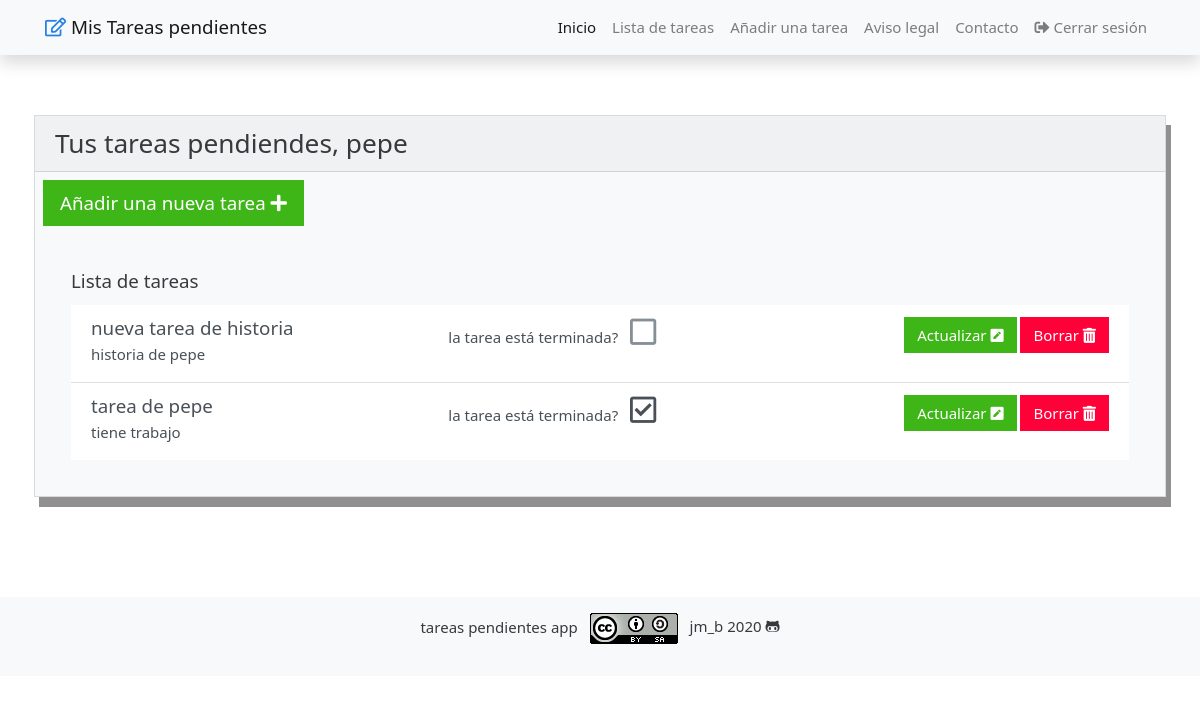
Page /tareas/lista/ (signed in) on the committed database.
### tareas/models.py (models this page shows, shortened)
class Usuario(AbstractUser):
    usuario_id = models.AutoField(primary_key=True)

class Tareas(models.Model):
    objects = None
    nombre = models.CharField(max_length=100)
    descripcion = models.TextField(max_length=300)
    terminado = models.BooleanField(default=False, null=True)
    f_creado = models.DateField(auto_now_add=False, auto_now=False, blank=True, null=True)
    f_entregado = models.DateField(auto_now_add=False, auto_now=False, blank=True, null=True)
    f_final = models.DateField(auto_now_add=False, auto_now=False, blank=True, null=True)
    tipo_tarea = models.ManyToManyField(TipoTarea, help_text="escoger un tipo de tarea")
    asignatura = models.ManyToManyField(Asignatura, help_text="escoger una asignatura")
    usuario = models.ForeignKey(settings.AUTH_USER_MODEL, on_delete=models.SET_DEFAULT, default=0)

### tareas/views.py (the view)
# urls.py: path('lista/', views.lista_tareas, name='lista_tareas'),
@login_required(login_url='login')
def lista_tareas(request):
    form = TaskForm()
    usuario = request.user
    _tareas = Tareas.objects.filter(usuario_id=usuario.usuario_id)
    return render(request, "tareas.html",  {"task_form": form, "tareas": _tareas})

### tareas/templates/tareas.html (shortened to what this page needs)
{% extends 'base.html' %}
{% block navbar %}
  {% include 'partials/navbar.html' %}
{% endblock navbar %}
{% block content %}
{% if tareas %}
  <div class="card mb-5 bg-light">
    <h3 class="card-header">Tus tareas pendiendes, {{request.user.username}}</h3>
    <span class="m-2 ">
      <a  href="{% url 'add_tarea' %}" class="btn btn-lg btn-success text-left" type="button">
        Añadir una nueva tarea
        <i class="fas fa-plus"></i>
      </a>
    </span>
    <div class="card-body m-3">
      <h5 class="card-title">Lista de tareas</h5>
      <ul class="list-group list-group-flush">
      {% for t in tareas %}
        <li class="list-group-item list-group-item-action">
          <div class="row">
            <div class="col-sm-4 ">
              <h5 class="mb-1">{{t.nombre}}</h5>
              <p class="mb-1">{{t.descripcion}}</p>
            </div>
            <div class="col-sm-4">
                 <span class="form-check-label mx-2">la tarea está terminada?</span>
                {% if t.terminado %}
                  <i class="far fa-check-square"  style="font-size: 2em; color: #212529B;"></i>
                {% else %}
                  <i class="far fa-square"  style="font-size: 2em; color: #868e96;"></i>
            </div>
            <div class="col-sm-4">
              <div class="float-right">
                <a href="{% url 'update_tarea' t.id %}" class="btn btn-success">
                  Actualizar
                  <i class="fas fa-pen-square"></i>
                </a>
                <a href="{% url 'delete_tarea' t.id %}" class="btn btn-danger">
                  Borrar
                  <i class="fas fa-trash-alt"></i>
                </a>
              </div>
            </div>
          </div>
        </li>
      </ul>
    </div>
  </div>
{% endblock content %}
{% block footer %}
  {% include 'partials/footer.html' %}
{% endblock footer %}

### tareas/static/css/all.css (style rules this page uses)
.fa,.fab,.fal,.far,.fas { -moz-osx-font-smoothing:grayscale;-webkit-font-smoothing:antialiased;display:inline-block;font-style:normal;font-variant:normal;text-rendering:auto;line-height:1 }
.fa-check-square:before { content:"\f14a" }
.fa-pen-square:before { content:"\f14b" }
.fa-plus:before { content:"\f067" }
.fa-square:before { content:"\f0c8" }
.fa-trash-alt:before { content:"\f2ed" }
.far { font-weight:400 }
.fa,.far,.fas { font-family:"Font Awesome 5 Free" }
.fa,.fas { font-weight:900 }

### tareas/static/css/style.css (style rules this page uses)
body, html { margin: 0; padding: 0; height: 100%; }
body { background: url("/static/image/desk_4.jpg") no-repeat center center fixed; -webkit-background-size: cover; -moz-background-size: cover; background-size: cover; -o-background-size: cover; }
.card { box-shadow: 5px 10px #535050a3; }
@media (min-width: 576px) { .card { margin: 1rem. } }

### rows in the picture
Usuario: user.username "pepe"
Tareas: nombre "nueva tarea de historia", descripcion "historia de pepe", terminado False (drawn)
Tareas: nombre "tarea de pepe", descripcion "tiene trabajo", terminado True (drawn)
